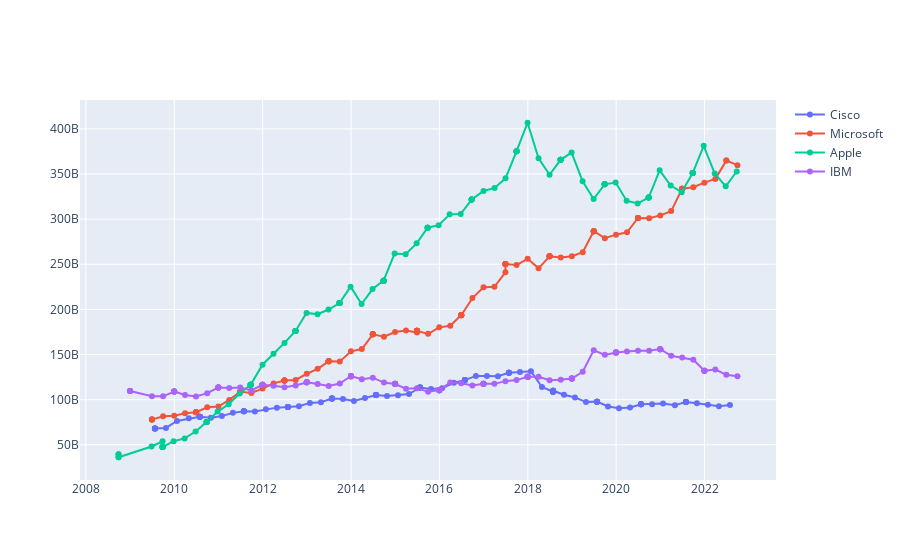

The code cell stored with this chart in its notebook:
### Code cell
# Visualize the data

fig = go.Figure()

# Add traces
fig.add_trace(go.Scatter(x=assets_timeseries1["end"], y=assets_timeseries1["val"],
                    mode='lines+markers',
                    name='Cisco'))
fig.add_trace(go.Scatter(x=assets_timeseries2["end"], y=assets_timeseries2["val"],
                    mode='lines+markers',
                    name='Microsoft'))


fig.add_trace(go.Scatter(x=assets_timeseries3["end"], y=assets_timeseries3["val"],
                    mode='lines+markers',
                    name='Apple'))

fig.add_trace(go.Scatter(x=assets_timeseries4["end"], y=assets_timeseries4["val"],
                    mode='lines+markers',
                    name='IBM'))

fig.show()
